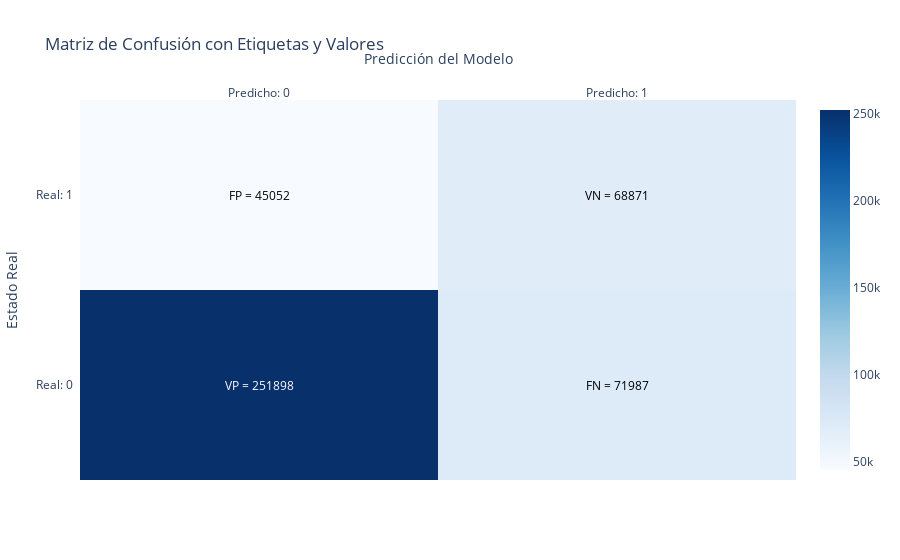

The cell this chart's notebook holds for it:
### Markdown cell above
Podemos interpretar lo siguiente:

- `Precisión = 0.85(85%)`: De todos los envio que el modelo marcó como a entregados a tiempo, 8 de cada 10 en verdad lo eran (pocos falsos positivos) 

- `Recall = 0.78 (78%)`: De todos los envios que realmente llegaron a tiempo, el modelo detectó casi 8 de cada 10 (Algunos falsos negativos, pero no demasiados).

- `F1-score = 0.81 (81%):` Muestra que el modelo tiene un buen equilibrio detectar si un envio llegará a tiempo o a distiempo

Veamos la matriz de confusión.

### Code cell
cm = confusion_matrix(Y_test, y_pred_reduced2, labels=[1, 0])  # 1 = positivo, 0 = negativo
# Convención estándar sklearn: 0 primero, 1 después
VP, FN = cm[0][0], cm[0][1]
FP, VN = cm[1][0], cm[1][1]

# Texto con etiquetas + valores
annotations = [
    [f'VP = {VP}', f'FN = {FN}'],
    [f'FP = {FP}', f'VN = {VN}']
]
clases = np.unique(Y_test)
# Crear el heatmap
fig = ff.create_annotated_heatmap(
    z=cm,
    x=[f'Predicho: {c}' for c in clases],
    y=[f'Real: {c}' for c in clases],
    annotation_text=annotations,
    colorscale='Blues',
    showscale=True
)

fig.update_layout(
    title='Matriz de Confusión con Etiquetas y Valores',
    xaxis_title='Predicción del Modelo',
    yaxis_title='Estado Real',
    autosize=True
)

fig.show()

### Figure 1 — Plotly figure (JSON) as saved in the notebook; plotly's stock layout.template omitted (floating-point values rounded to 4 significant figures)
{"data": [{"colorscale": [[0, "rgb(247,251,255)"], [0.125, "rgb(222,235,247)"], [0.25, "rgb(198,219,239)"], [0.375, "rgb(158,202,225)"], [0.5, "rgb(107,174,214)"], [0.625, "rgb(66,146,198)"], [0.75, "rgb(33,113,181)"], [0.875, "rgb(8,81,156)"], [1, "rgb(8,48,107)"]], "reversescale": false, "showscale": true, "type": "heatmap", "x": ["Predicho: 0", "Predicho: 1"], "y": ["Real: 0", "Real: 1"], "z": [[251898, 71987], [45052, 68871]]}], "layout": {"annotations": [{"font": {"color": "#FFFFFF"}, "showarrow": false, "text": "VP = 251898", "x": "Predicho: 0", "xref": "x", "y": "Real: 0", "yref": "y"}, {"font": {"color": "#000000"}, "showarrow": false, "text": "FN = 71987", "x": "Predicho: 1", "xref": "x", "y": "Real: 0", "yref": "y"}, {"font": {"color": "#000000"}, "showarrow": false, "text": "FP = 45052", "x": "Predicho: 0", "xref": "x", "y": "Real: 1", "yref": "y"}, {"font": {"color": "#000000"}, "showarrow": false, "text": "VN = 68871", "x": "Predicho: 1", "xref": "x", "y": "Real: 1", "yref": "y"}], "autosize": true, "title": {"text": "Matriz de Confusión con Etiquetas y Valores"}, "xaxis": {"dtick": 1, "gridcolor": "rgb(0, 0, 0)", "side": "top", "ticks": "", "title": {"text": "Predicción del Modelo"}}, "yaxis": {"dtick": 1, "ticks": "", "ticksuffix": "  ", "title": {"text": "Estado Real"}}}}
